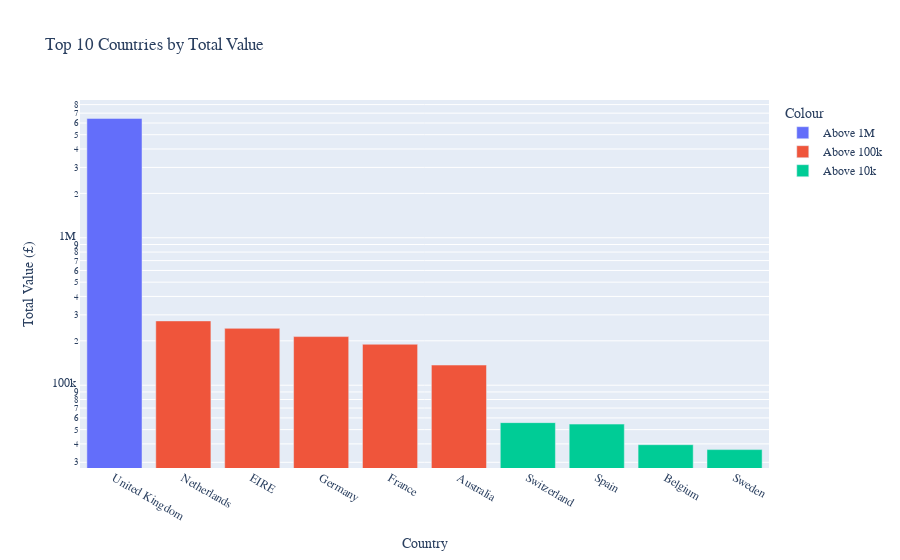

Notebook source saved alongside this figure:
### Code cell
# Define color mapping based on the Value
def get_color(value):
    if value > 1000000:
        return "Above 1M"
    elif value > 100000:
        return "Above 100k"
    else:
        return "Above 10k"

top_10_countries["Colour"] = top_10_countries["Value"].apply(get_color)

# Create a bar plot for the top countries by total value with custom color
fig = px.bar(
    top_10_countries, 
    x="Country",
    y="Value",
    title="Top 10 Countries by Total Value",
    labels={"Value": "Total Value (£)", "Country": "Country"},
    color="Colour",  # Color based on the custom color mapping
)

# Set logarithmic scale for y-axis to better visualize differences
fig.update_yaxes(type="log")

fig.update_layout(font=dict(family="Arial"))

# Show the figure
fig.show()

### Figure 1 — Plotly figure (JSON) as saved in the notebook; plotly's stock layout.template omitted (floating-point values rounded to 4 significant figures)
{"data": [{"alignmentgroup": "True", "hovertemplate": "Colour=Above 1M<br>Country=%{x}<br>Total Value (£)=%{y}<extra></extra>", "legendgroup": "Above 1M", "marker": {"color": "#636efa", "pattern": {"shape": ""}}, "name": "Above 1M", "offsetgroup": "Above 1M", "orientation": "v", "showlegend": true, "textposition": "auto", "type": "bar", "x": ["United Kingdom"], "xaxis": "x", "y": [6450203], "yaxis": "y"}, {"alignmentgroup": "True", "hovertemplate": "Colour=Above 100k<br>Country=%{x}<br>Total Value (£)=%{y}<extra></extra>", "legendgroup": "Above 100k", "marker": {"color": "#EF553B", "pattern": {"shape": ""}}, "name": "Above 100k", "offsetgroup": "Above 100k", "orientation": "v", "showlegend": true, "textposition": "auto", "type": "bar", "x": ["Netherlands", "EIRE", "Germany", "France", "Australia"], "xaxis": "x", "y": [272934, 243025, 213705, 189577, 137010], "yaxis": "y"}, {"alignmentgroup": "True", "hovertemplate": "Colour=Above 10k<br>Country=%{x}<br>Total Value (£)=%{y}<extra></extra>", "legendgroup": "Above 10k", "marker": {"color": "#00cc96", "pattern": {"shape": ""}}, "name": "Above 10k", "offsetgroup": "Above 10k", "orientation": "v", "showlegend": true, "textposition": "auto", "type": "bar", "x": ["Switzerland", "Spain", "Belgium", "Sweden"], "xaxis": "x", "y": [55739, 54485, 39502, 36585], "yaxis": "y"}], "layout": {"barmode": "relative", "font": {"family": "Arial"}, "legend": {"title": {"text": "Colour"}, "tracegroupgap": 0}, "title": {"text": "Top 10 Countries by Total Value"}, "xaxis": {"anchor": "y", "domain": [0, 1], "title": {"text": "Country"}}, "yaxis": {"anchor": "x", "domain": [0, 1], "title": {"text": "Total Value (£)"}, "type": "log"}}}
